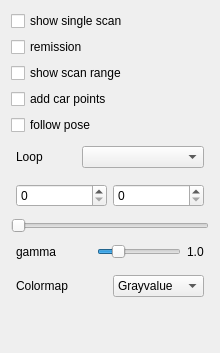
       <widget class="QWidget" name="tab_3">
        <attribute name="title">
         <string>Visuals</string>
        </attribute>
        <layout class="QVBoxLayout" name="verticalLayout_7">
         <item>
          <widget class="QCheckBox" name="chkShowSingleScan">
           <property name="text">
            <string>show single scan</string>
           </property>
          </widget>
         </item>
         <item>
          <widget class="QCheckBox" name="chkShowRemission">
           <property name="text">
            <string>remission</string>
           </property>
           <!--<property name="checked">-->
            <!--<bool>true</bool>-->
           <!--</property>-->
          </widget>
         </item>
         <item>
          <widget class="QCheckBox" name="chkShowScanRange">
           <property name="text">
            <string>show scan range</string>
           </property>
          </widget>
         </item>
         <item>
          <widget class="QCheckBox" name="chkAddCarPoints">
           <property name="text">
            <string>add car points</string>
           </property>
           <property name="checked">
            <bool>false</bool>
           </property>
          </widget>
         </item>
         <item>
          <widget class="QCheckBox" name="chkFollowPose">
           <property name="text">
            <string>follow pose</string>
           </property>
          </widget>
         </item>
         <item>
          <layout class="QHBoxLayout" name="horizontalLayout_7">
           <property name="leftMargin">
            <number>5</number>
           </property>
           <property name="topMargin">
            <number>5</number>
           </property>
           <property name="rightMargin">
            <number>5</number>
           </property>
           <property name="bottomMargin">
            <number>5</number>
           </property>
           <item>
            <widget class="QLabel" name="label_2">
             <property name="minimumSize">
              <size>
               <width>60</width>
               <height>0</height>
              </size>
             </property>
             <property name="text">
              <string>Loop</string>
             </property>
            </widget>
           </item>
           <item>
            <widget class="QComboBox" name="cmbLoops">
             <property name="sizePolicy">
              <sizepolicy hsizetype="MinimumExpanding" vsizetype="Fixed">
               <horstretch>0</horstretch>
               <verstretch>0</verstretch>
              </sizepolicy>
             </property>
            </widget>
           </item>
          </layout>
         </item>
         <item>
          <layout class="QHBoxLayout" name="horizontalLayout_19">
           <property name="leftMargin">
            <number>5</number>
           </property>
           <property name="topMargin">
            <number>5</number>
           </property>
           <property name="rightMargin">
            <number>5</number>
           </property>
           <property name="bottomMargin">
            <number>5</number>
           </property>
           <item>
            <widget class="QSpinBox" name="spinRangeBegin">
             <property name="maximum">
              <number>1000</number>
             </property>
            </widget>
           </item>
           <item>
            <widget class="QSpinBox" name="spinRangeEnd">
             <property name="maximum">
              <number>1000</number>
             </property>
            </widget>
           </item>
          </layout>
         </item>
         <item>
          <widget class="QSlider" name="horizontalSlider">
           <property name="orientation">
            <enum>Qt::Horizontal</enum>
           </property>
          </widget>
         </item>
         <item>
          <layout class="QHBoxLayout" name="horizontalLayout_2">
           <property name="leftMargin">
            <number>5</number>
           </property>
           <property name="topMargin">
            <number>5</number>
           </property>
           <property name="rightMargin">
            <number>5</number>
           </property>
           <property name="bottomMargin">
            <number>5</number>
           </property>
           <item>
            <widget class="QLabel" name="label">
             <property name="minimumSize">
              <size>
               <width>75</width>
               <height>0</height>
              </size>
             </property>
             <property name="text">
              <string>gamma</string>
             </property>
            </widget>
           </item>
           <item>
            <widget class="QSlider" name="sldGamma">
             <property name="maximum">
              <number>50</number>
             </property>
             <property name="pageStep">
              <number>10</number>
             </property>
             <property name="value">
              <number>10</number>
             </property>
             <property name="orientation">
              <enum>Qt::Horizontal</enum>
             </property>
            </widget>
           </item>
           <item>
            <widget class="QLabel" name="lblGammaValue">
             <property name="text">
              <string>1.0</string>
             </property>
            </widget>
           </item>
          </layout>
         </item>
         <item>
          <layout class="QHBoxLayout" name="horizontalLayout_3">
           <property name="leftMargin">
            <number>5</number>
           </property>
           <property name="topMargin">
            <number>5</number>
           </property>
           <property name="rightMargin">
            <number>5</number>
           </property>
           <property name="bottomMargin">
            <number>5</number>
           </property>
           <item>
            <widget class="QLabel" name="label_3">
             <property name="minimumSize">
              <size>
               <width>75</width>
               <height>0</height>
              </size>
             </property>
             <property name="text">
              <string>Colormap</string>
             </property>
            </widget>
           </item>
           <item>
            <widget class="QComboBox" name="cmbColormap">
             <property name="minimumSize">
              <size>
               <width>0</width>
               <height>0</height>
              </size>
             </property>
             <item>
              <property name="text">
               <string>Grayvalue</string>
              </property>
             </item>
             <item>
              <property name="text">
               <string>Magma</string>
              </property>
             </item>
             <item>
              <property name="text">
               <string>Viridis</string>
              </property>
             </item>
             <item>
              <property name="text">
               <string>jet</string>
              </property>
             </item>
            </widget>
           </item>
          </layout>
         </item>
         <item>
          <spacer name="verticalSpacer_4">
           <property name="orientation">
            <enum>Qt::Vertical</enum>
           </property>
           <property name="sizeHint" stdset="0">
            <size>
             <width>20</width>
             <height>40</height>
            </size>
           </property>
          </spacer>
         </item>
        </layout>
       </widget>
